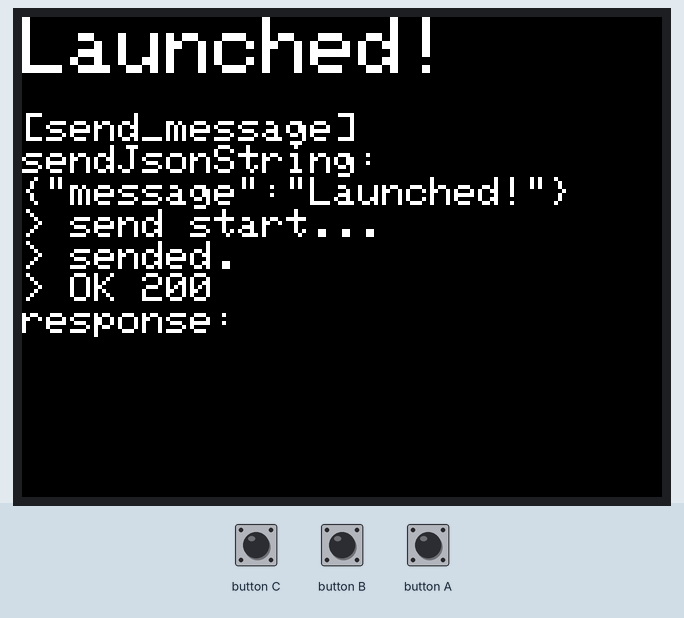
This sketch was run on a simulated ESP32. Shown: 320×240 colour display. Inputs (shaded band) come from the test bench. WiFi joins after 1.5 s; servers stay silent unless stated; uploads are accepted with an empty reply; what the sketch prints to the serial monitor is not drawn.

Above: at 4.2 s.
4.3 s: button C pressed for 0.15 s
At 5.7 s:
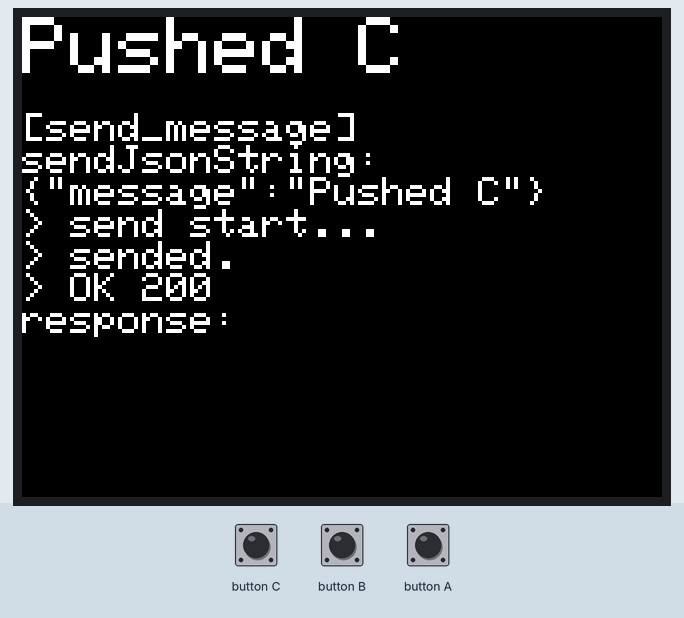
6.2 s: button B pressed for 0.15 s
At 7.2 s:
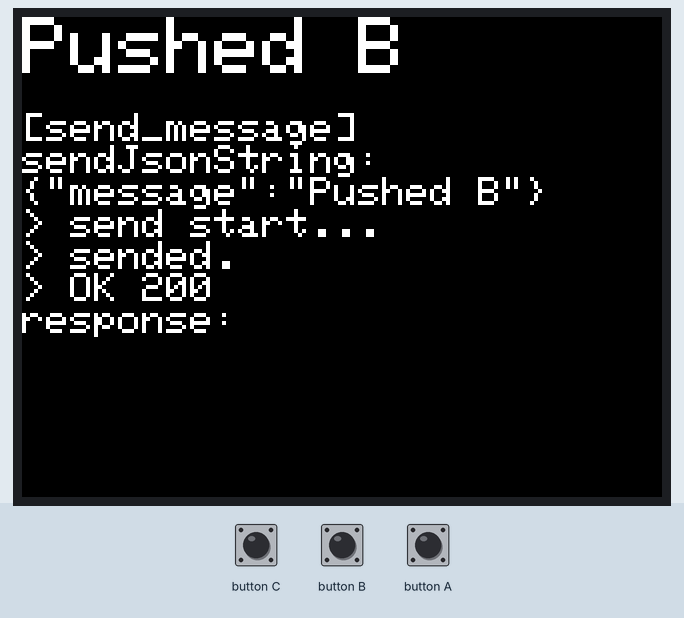
8.1 s: button A pressed for 0.15 s
At 9.7 s:
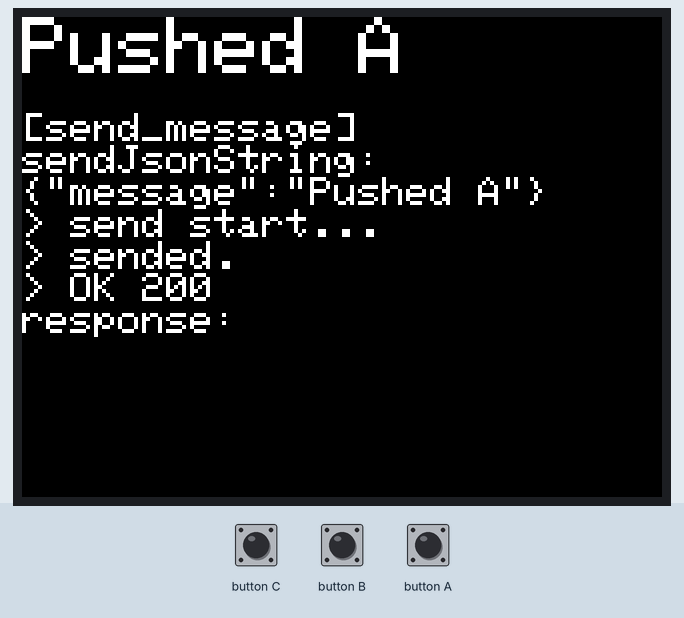
10.0 s: button A pressed for 3.2 s
At 13.38 s:
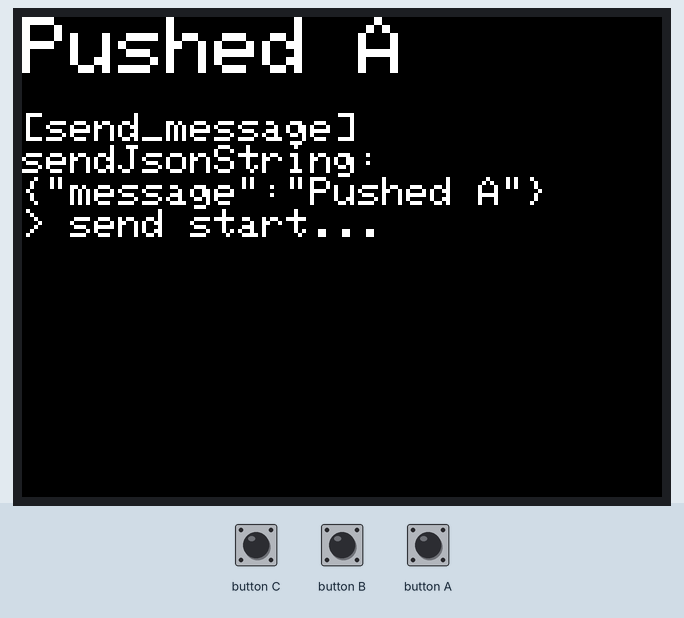
14.9 s: button C pressed for 1 s
At 16.08 s:
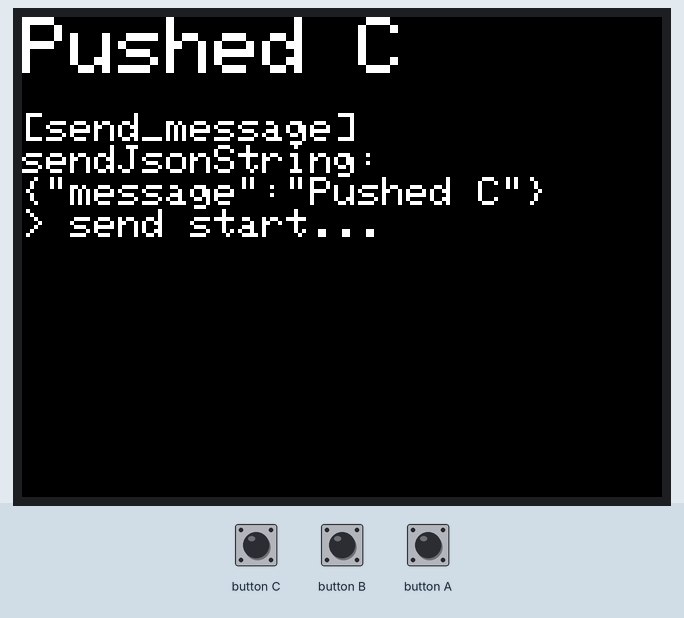
Timing chart, 0 to 17.9 s (numbered marks = the images above; inputs shaded):
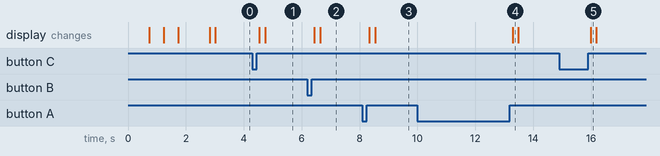

The sketch:

enebular-m5stack-simple-post.ino
```cpp
#include <M5Stack.h>

// HTTP 通信を行うライブラリ
#include <HTTPClient.h>

// Wi-FiのSSID
const char *ssid = "Wi-FiのSSID";
// Wi-Fiのパスワード
const char *password = "Wi-Fiのパスワード";

// 今回送る enebular クラウド実行環境の URL
String enebularTriggerURL = "https://lcdp******.enebular.com/**********/from/m5stack";

// タイムアウト　ミリ秒
const int32_t httpTimeoutMillis = 10 * 1500;

// JSON を扱いやすくするライブラリ
#include <ArduinoJson.h>
// JSON を格納するオブジェクト DynamicJsonDocument
DynamicJsonDocument doc(255);
// 変換後の char を準備
char serializedJsonString[255];

void setup() {
  // init lcd, serial, but don't init sd card
  // LCD ディスプレイとシリアルは動かして、SDカードは動かさない設定
  M5.begin(true, false, true);

  // スタート
  M5.Lcd.fillScreen(BLACK);
  M5.Lcd.setTextColor(WHITE);
  M5.Lcd.setTextSize(2);

  // Arduino のシリアルモニタ・M5Stack LCDディスプレイ両方にメッセージを出す
  Serial.print("START");  // Arduino のシリアルモニタにメッセージを出す
  M5.Lcd.print("START");  // M5Stack LCDディスプレイにメッセージを出す（英語のみ）

  // WiFi 接続開始
  WiFi.begin(ssid, password);
  // 勝手に Button A が押されることを回避
  WiFi.setSleep(false);

  while (WiFi.status() != WL_CONNECTED) {
      delay(500);

      // Arduino のシリアルモニタ・M5Stack LCDディスプレイ両方にメッセージを出す
      Serial.print(".");
      M5.Lcd.print(".");
  }

  // WiFi Connected
  // WiFi 接続完了
  M5.Lcd.setCursor(10, 40);
  M5.Lcd.setTextColor(WHITE);
  M5.Lcd.setTextSize(2);

  // Arduino のシリアルモニタ・M5Stack LCDディスプレイ両方にメッセージを出す
  // 前のメッセージが print で改行入っていないので println で一つ入れる
  Serial.println("");  // Arduino のシリアルモニタにメッセージを出し改行が最後に入る
  M5.Lcd.println("");  // M5Stack LCDディスプレイにメッセージを出す改行が最後に入る（英語のみ）

  // Arduino のシリアルモニタ・M5Stack LCDディスプレイ両方にメッセージを出す
  Serial.println("WiFi Connected.");  // Arduino のシリアルモニタにメッセージを出す
  M5.Lcd.println("WiFi Connected.");  // M5Stack LCDディスプレイにメッセージを出す（英語のみ）

  // 起動時に送る
  delay(1000);

  // データを送る
  send_message("Launched!");
}

// HTTP でメッセージ送信部分
void send_message(String msg) {

  // JSON データ作成
  doc["message"] = msg;
  // JSON 変換
  serializeJson(doc,serializedJsonString);

  M5.Lcd.setCursor(0, 0);
  M5.Lcd.fillScreen(BLACK);

  M5.Lcd.setTextSize(4);
  M5.Lcd.println(msg);
  Serial.println(msg);

  // 送るデータ
  String sendJsonString = serializedJsonString;
  // HTTPClient 準備
  HTTPClient httpClient;
  // URL 設定
  httpClient.begin(enebularTriggerURL);
  // Content-Type
  httpClient.addHeader("Content-Type", "application/json");
  // タイムアウト設定
  httpClient.setTimeout(httpTimeoutMillis);

  M5.Lcd.setTextSize(2);
  M5.Lcd.println("");
  Serial.println("");
  M5.Lcd.println("[send_message]");
  Serial.println("[send_message]");
  M5.Lcd.println("sendJsonString: ");
  M5.Lcd.println(sendJsonString);
  Serial.println("sendJsonString: ");
  Serial.println(sendJsonString);

  M5.Lcd.println("> send start...");
  Serial.println("> send start...");

  // 送信する
  int status_code = httpClient.POST(sendJsonString);

  M5.Lcd.println("> sended.");
  Serial.println("> sended.");

  if( status_code == 200 ){
    String response = httpClient.getString();

    M5.Lcd.println("> OK 200");
    Serial.println("> OK 200");

    M5.Lcd.println("response:");
    M5.Lcd.println(response);
  } else {
    M5.Lcd.println("> Error");
    Serial.println("> Error");

    M5.Lcd.println("status_code:");
    M5.Lcd.println(status_code);
  }

  httpClient.end();
}

void loop() {
  M5.update();

  if (M5.BtnA.wasReleased()) {
    // A ボタンを押したら JSON 形式のメッセージを飛ばす
    // データを送る
    send_message("Pushed A");
  } else if (M5.BtnB.wasReleased()) {
    // B ボタンを押したら JSON 形式のメッセージを飛ばす
    // データを送る
    send_message("Pushed B");
  } else if (M5.BtnC.wasReleased()) {
    // C ボタンを押したら JSON 形式のメッセージを飛ばす
    // データを送る
    send_message("Pushed C");
  }
}
```

Measured:
- after the input at 4.3 s, the display: first changes after 0.24 s (image 1 shows a later state)
- after the input at 6.2 s, the display: first changes after 0.24 s (image 2 shows a later state)
- after the input at 8.1 s, the display: first changes after 0.24 s (image 3 shows a later state)
- after the input at 10.0 s, the display: changes after 3.3 s (image 4)
- after the input at 14.9 s, the display: changes after 1.1 s (image 5)
